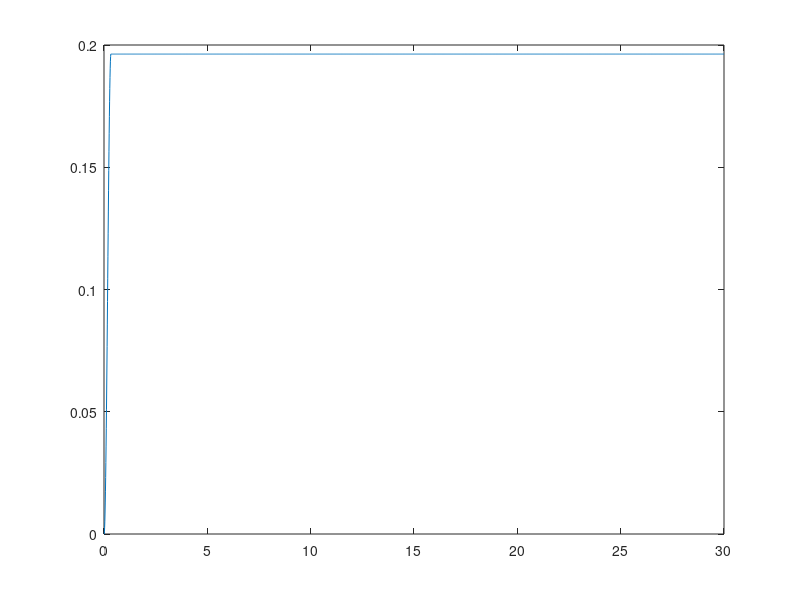
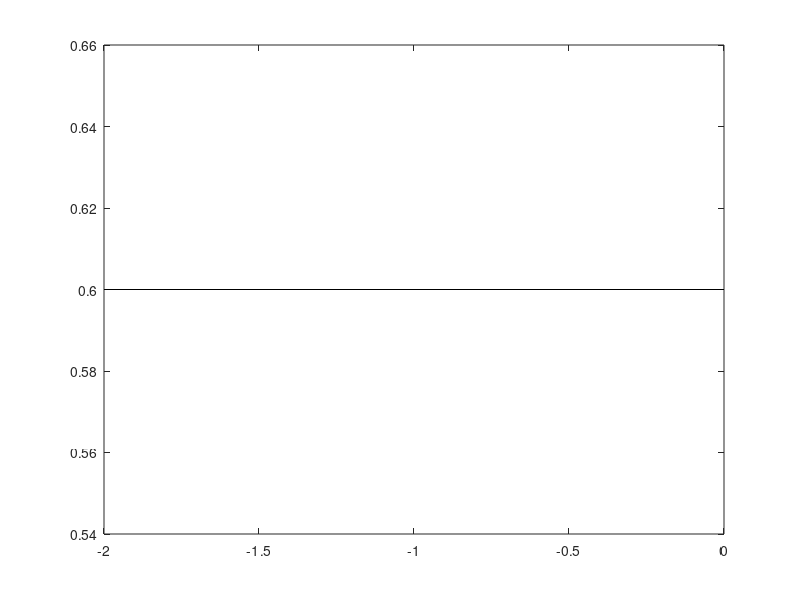

Here is the MATLAB script that generated these plots, in order: (Note: this script raises an error after producing the figures.)
%% Question 2)
clear all

V_steady = 1 / 100; % Initial velocity (m/s)
mu_steady = 0.6; % Initial frictional constant
a = 0.005;
b = 0.007;
Dc = 1 / 100; % Characteristic slip distance (m)
sigma = 100 * 10^6; % Normal stress (Pascals)
Fs_steady = mu_steady * sigma; % Initially, spring and friction are balanced, so initial friction force is equal to initial spring force
m_over_A=1*10^7; % kg/m^3
K_over_A = 1*10^9; % Pa/m
x_steady = 0; % Initial position of slider

psi_steady = Dc / V_steady; % Slip-rate

run_time = 30
dt = 0.01; % Time step in seconds
times = 0:dt:run_time; % Times (seconds)

psi = zeros(1,length(times));
V = zeros(1,length(times));
Fs =  zeros(1,length(times));
x = zeros(1,length(times));
mu = zeros(1,length(times));
dpsi_dt = zeros(1,length(times));
V_load = 10*V_steady;

for t=1:length(times)
    if t == 1
        V(t) = V_steady; % at t=0, the slider hasn't accelerated yet, it has the same initial velocity

        psi(t) = V_steady / Dc; % Initially, the slider isn't moving
        
        dpsi_dt(t) = 1 - (V(t) * psi(t) / Dc);
        
        mu(t) = mu_steady + (a * log(V(t)/V_steady)) + (b*log(V_steady*psi(t) / Dc)); % Mu is calculated at this step
         
        x(t) = x_steady; % Even though Vload has gone up, at time = 0 it hasn't actually moved anything yet

        Fs(t) = Fs_steady; % The spring is unstretched after 0 time
    else
        frictional_force = mu(t-1) * sigma; % Our current frictional force is estimated from the previous time stamp's coefficient of friction
        % If our spring force is stronger than the friction, our slider will accelerate
        if Fs(t-1) > frictional_force
            % Do nothing
        else
            frictional_force = Fs(t-1); % If not, the frictional force just matches the spring force (avoid backwards acceleration)
        end

        V(t) = V(t-1) + (dt/m_over_A)*(Fs(t-1) - frictional_force);

        x(t) = x(t-1) + (V_load - V(t-1))*dt;
        Fs(t) = Fs_steady + (K_over_A * x(t));

        psi(t) = psi(t-1) + (dpsi_dt(t-1) * dt);

        mu(t) = mu_steady + (a * log(V(t)/V_steady)) + (b*log(V_steady*psi(t) / Dc)); % Now that the slider's velocity 
        % is changing, so should its coefficient of friction

        dpsi_dt(t) = 1 - (V(t) * psi(t) / Dc);

    end
end

figure(1), clf

tt = (times*Dc) / V_steady

plot(tt,V-V_steady)


%% Testing functionn

dt = 0.01
times = 0:dt:4

steady_times = -2:1:0
steady_mu = mu_steady*ones(length(steady_times))

figure(2), clf
plot(steady_times,steady_mu,'k-')
hold on
K_over_As = [1e9:0.5e9:5e9]

for i = 1:length(K_over_As)
    K_over_A = K_over_As(i)
    friction = slider_function(times,dt,K_over_A)
    plot(times,friction)
    hold on
end





